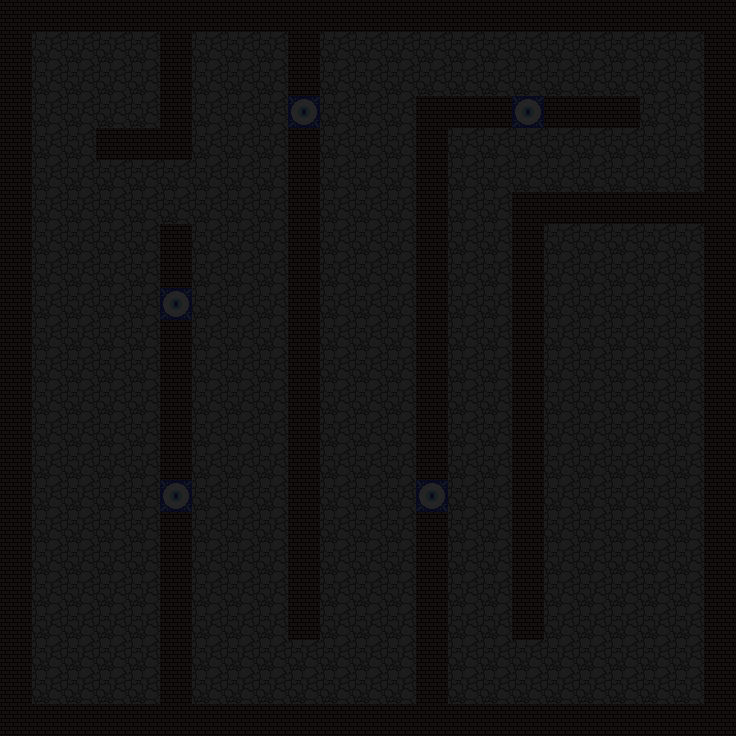

Rendered tile map (Tiled .tmx) drawn with the repository's tilesets; below, a short description and the full map source, tile grids included:
An orthogonal 23x23 tile map with 32x32 px tiles, 2 tile layers (Ground, Darkness) and 6 objects (3x Light Stone, 2x Enemy, Player).

<map version="1.0" orientation="orthogonal" renderorder="right-down" width="23" height="23" tilewidth="32" tileheight="32" nextobjectid="31">
 <tileset firstgid="1" name="practiceTileset" tilewidth="32" tileheight="32">
  <image source="../assets/practiceTileset.png" trans="ff0080" width="128" height="64" />
  <tile id="0">
   <properties>
    <property name="name" value="darkness" />
   </properties>
  </tile>
  <tile id="2">
   <properties>
    <property name="name" value="transparent" />
   </properties>
  </tile>
  <tile id="3">
   <properties>
    <property name="event" value="yes" />
    <property name="light" value="source" />
    <property name="light_distance" value="3" />
    <property name="name" value="detail" />
    <property name="solid" value="yes" />
   </properties>
  </tile>
  <tile id="4">
   <properties>
    <property name="name" value="floor" />
   </properties>
  </tile>
  <tile id="5">
   <properties>
    <property name="light" value="sink" />
    <property name="name" value="wall" />
    <property name="solid" value="yes" />
   </properties>
  </tile>
  <tile id="6">
   <properties>
    <property name="solid" value="yes" />
   </properties>
  </tile>
  <tile id="7">
   <properties>
    <property name="solid" value="yes" />
   </properties>
  </tile>
 </tileset>
 <layer name="Ground" width="23" height="23">
  <data encoding="csv">
6,6,6,6,6,6,6,6,6,6,6,6,6,6,6,6,6,6,6,6,6,6,6,
6,5,5,5,5,6,5,5,5,6,5,5,5,5,5,5,5,5,5,5,5,5,6,
6,5,5,5,5,6,5,5,5,6,5,5,5,5,5,5,5,5,5,5,5,5,6,
6,5,5,5,5,6,5,5,5,4,5,5,5,6,6,6,4,6,6,6,5,5,6,
6,5,5,6,6,6,5,5,5,6,5,5,5,6,5,5,5,5,5,5,5,5,6,
6,5,5,5,5,5,5,5,5,6,5,5,5,6,5,5,5,5,5,5,5,5,6,
6,5,5,5,5,5,5,5,5,6,5,5,5,6,5,5,6,6,6,6,6,6,6,
6,5,5,5,5,6,5,5,5,6,5,5,5,6,5,5,6,5,5,5,5,5,6,
6,5,5,5,5,6,5,5,5,6,5,5,5,6,5,5,6,5,5,5,5,5,6,
6,5,5,5,5,4,5,5,5,6,5,5,5,6,5,5,6,5,5,5,5,5,6,
6,5,5,5,5,6,5,5,5,6,5,5,5,6,5,5,6,5,5,5,5,5,6,
6,5,5,5,5,6,5,5,5,6,5,5,5,6,5,5,6,5,5,5,5,5,6,
6,5,5,5,5,6,5,5,5,6,5,5,5,6,5,5,6,5,5,5,5,5,6,
6,5,5,5,5,6,5,5,5,6,5,5,5,6,5,5,6,5,5,5,5,5,6,
6,5,5,5,5,6,5,5,5,6,5,5,5,6,5,5,6,5,5,5,5,5,6,
6,5,5,5,5,4,5,5,5,6,5,5,5,4,5,5,6,5,5,5,5,5,6,
6,5,5,5,5,6,5,5,5,6,5,5,5,6,5,5,6,5,5,5,5,5,6,
6,5,5,5,5,6,5,5,5,6,5,5,5,6,5,5,6,5,5,5,5,5,6,
6,5,5,5,5,6,5,5,5,6,5,5,5,6,5,5,6,5,5,5,5,5,6,
6,5,5,5,5,6,5,5,5,6,5,5,5,6,5,5,6,5,5,5,5,5,6,
6,5,5,5,5,6,5,5,5,5,5,5,5,6,5,5,5,5,5,5,5,5,6,
6,5,5,5,5,6,5,5,5,5,5,5,5,6,5,5,5,5,5,5,5,5,6,
6,6,6,6,6,6,6,6,6,6,6,6,6,6,6,6,6,6,6,6,6,6,6
</data>
 </layer>
 <objectgroup name="Objects">
  <object id="20" name="Player" x="64" y="64" />
  <object id="23" name="Enemy" x="128" y="672" width="32" height="32" />
  <object id="26" name="Light Stone" x="544" y="224" width="32" height="32" />
  <object id="28" name="Enemy" x="640" y="320" width="32" height="32" />
  <object id="29" name="Light Stone" x="608" y="416" width="32" height="32" />
  <object id="30" name="Light Stone" x="672" y="224" width="32" height="32" />
 </objectgroup>
 <layer name="Darkness" width="23" height="23" opacity="0.86">
  <data encoding="csv">
1,1,1,1,1,1,1,1,1,1,1,1,1,1,1,1,1,1,1,1,1,1,1,
1,1,1,1,1,1,1,1,1,1,1,1,1,1,1,1,1,1,1,1,1,1,1,
1,1,1,1,1,1,1,1,1,1,1,1,1,1,1,1,1,1,1,1,1,1,1,
1,1,1,1,1,1,1,1,1,1,1,1,1,1,1,1,1,1,1,1,1,1,1,
1,1,1,1,1,1,1,1,1,1,1,1,1,1,1,1,1,1,1,1,1,1,1,
1,1,1,1,1,1,1,1,1,1,1,1,1,1,1,1,1,1,1,1,1,1,1,
1,1,1,1,1,1,1,1,1,1,1,1,1,1,1,1,1,1,1,1,1,1,1,
1,1,1,1,1,1,1,1,1,1,1,1,1,1,1,1,1,1,1,1,1,1,1,
1,1,1,1,1,1,1,1,1,1,1,1,1,1,1,1,1,1,1,1,1,1,1,
1,1,1,1,1,1,1,1,1,1,1,1,1,1,1,1,1,1,1,1,1,1,1,
1,1,1,1,1,1,1,1,1,1,1,1,1,1,1,1,1,1,1,1,1,1,1,
1,1,1,1,1,1,1,1,1,1,1,1,1,1,1,1,1,1,1,1,1,1,1,
1,1,1,1,1,1,1,1,1,1,1,1,1,1,1,1,1,1,1,1,1,1,1,
1,1,1,1,1,1,1,1,1,1,1,1,1,1,1,1,1,1,1,1,1,1,1,
1,1,1,1,1,1,1,1,1,1,1,1,1,1,1,1,1,1,1,1,1,1,1,
1,1,1,1,1,1,1,1,1,1,1,1,1,1,1,1,1,1,1,1,1,1,1,
1,1,1,1,1,1,1,1,1,1,1,1,1,1,1,1,1,1,1,1,1,1,1,
1,1,1,1,1,1,1,1,1,1,1,1,1,1,1,1,1,1,1,1,1,1,1,
1,1,1,1,1,1,1,1,1,1,1,1,1,1,1,1,1,1,1,1,1,1,1,
1,1,1,1,1,1,1,1,1,1,1,1,1,1,1,1,1,1,1,1,1,1,1,
1,1,1,1,1,1,1,1,1,1,1,1,1,1,1,1,1,1,1,1,1,1,1,
1,1,1,1,1,1,1,1,1,1,1,1,1,1,1,1,1,1,1,1,1,1,1,
1,1,1,1,1,1,1,1,1,1,1,1,1,1,1,1,1,1,1,1,1,1,1
</data>
 </layer>
</map>
